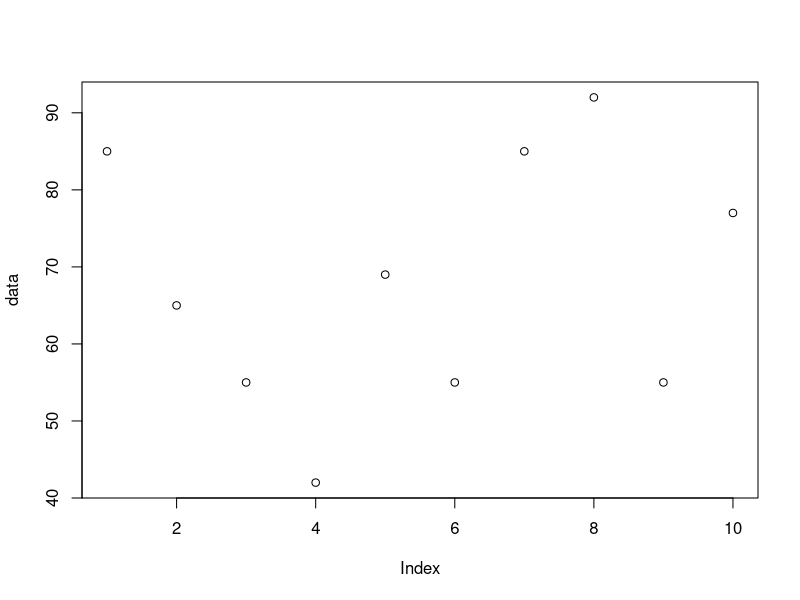

This figure's R source:
data <- c(85,65,55,42,69,55,85,92,55,77)
StandarDeviation = sd(data)
print(StandarDeviation)

variance = var(data)
print(variance)

#plot(x,y,main="Scatter plot")
plot(data)
